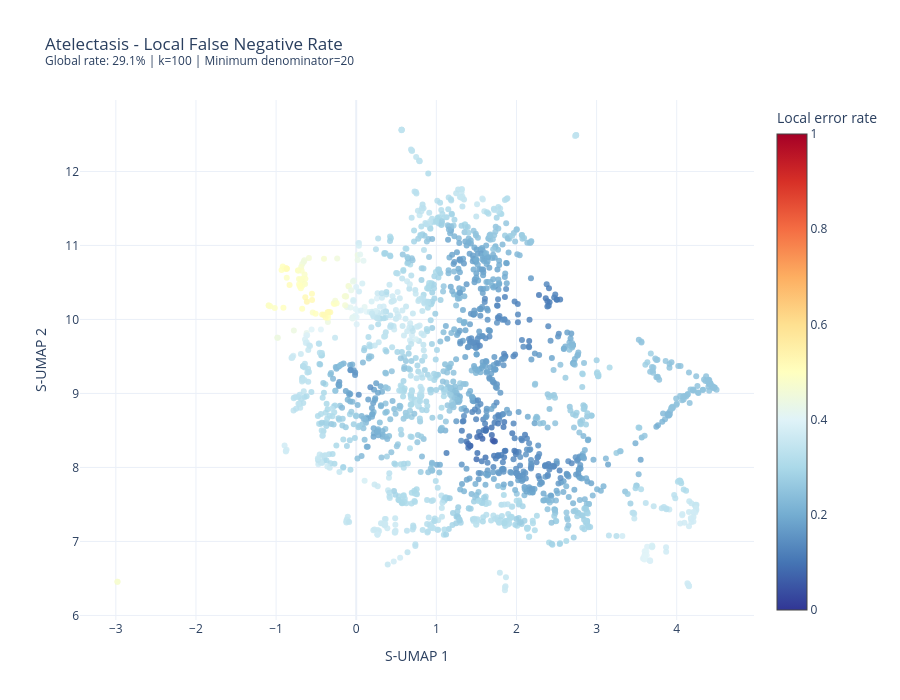
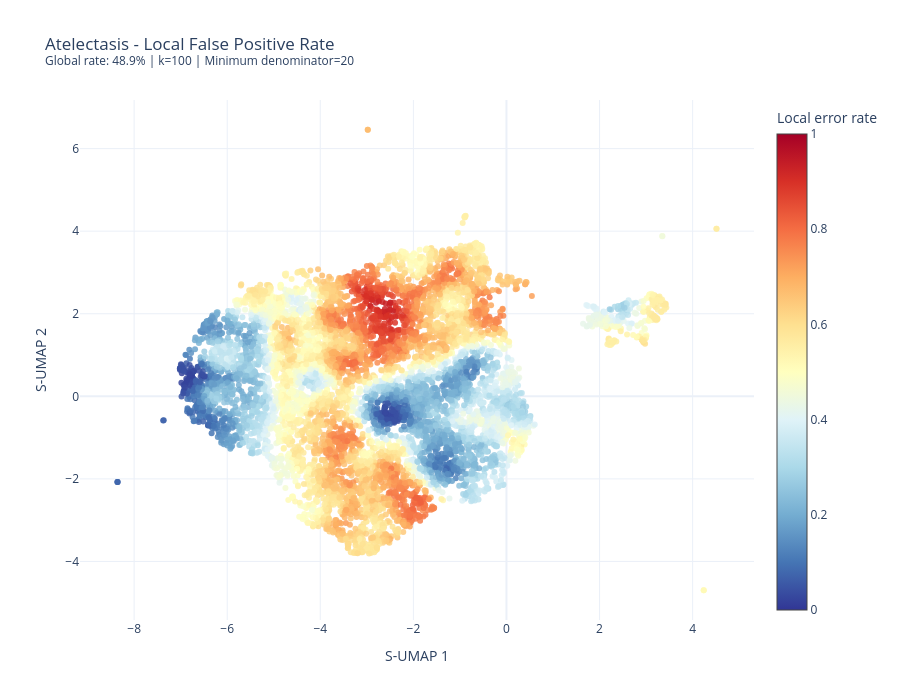
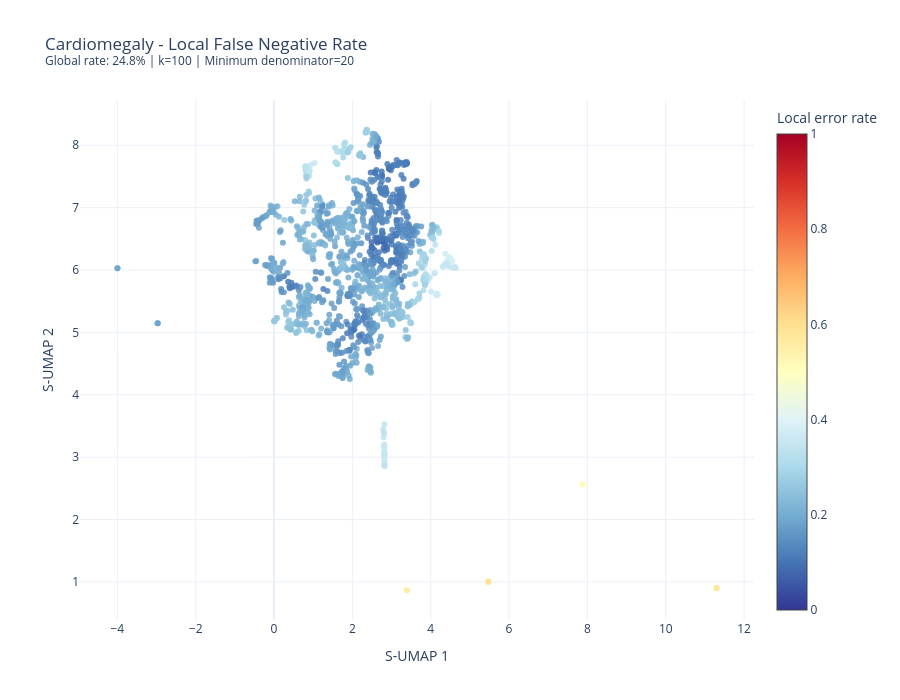
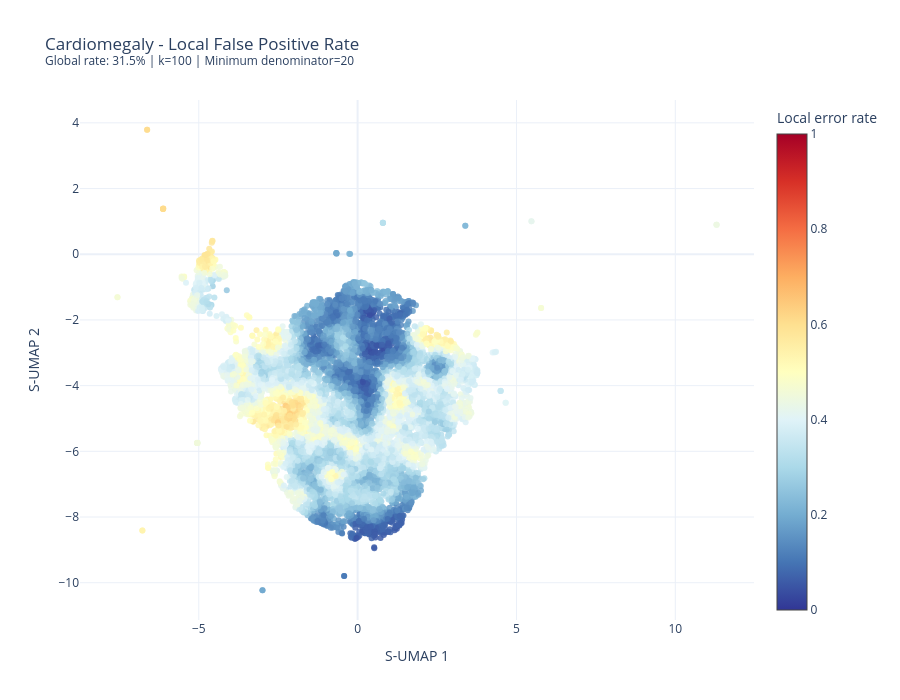

Here is the notebook cell these charts were saved with, in order:
### Code cell
# plot for every pathology
for pathology in XRAY_DATASET.pathologies:


    results = create_local_error_maps(
        projection_method='S-UMAP',
        down_projector=DOWN_PROJECTOR,
        ground_truth=XRAY_LABELS_LIST,
        model_scores=MODEL_SCORE_PREDICTIONS_CONVERTED,
        pathology=pathology,
        label_indices_map=DATASET_LABEL_INDICES_MAP,
        threshold=THRESHOLD,
        k=100,
        min_class_count=20,
        showPlotInNotebook=True,
        output_file=HTML_OUTPUT_FOLDER + f'/{pathology}_local_error.html'
    )

### Figure 1 — Plotly figure (JSON) as saved in the notebook; plotly's stock layout.template omitted (floating-point values rounded to 4 significant figures; data arrays with more than 128 entries replaced by an {"elided": "..."} marker saying what was removed)
{"data": [{"customdata": {"elided": "1844x2 int values"}, "hovertemplate": "Local error rate: %{marker.color:.1%}<br>Errors: %{customdata[0]}<br>Relevant cases: %{customdata[1]}<br><extra></extra>", "marker": {"cmax": 1, "cmin": 0, "color": {"elided": "1844 float values"}, "colorbar": {"title": {"text": "Local error rate"}}, "colorscale": [[0, "rgb(49,54,149)"], [0.1, "rgb(69,117,180)"], [0.2, "rgb(116,173,209)"], [0.3, "rgb(171,217,233)"], [0.4, "rgb(224,243,248)"], [0.5, "rgb(255,255,191)"], [0.6, "rgb(254,224,144)"], [0.7, "rgb(253,174,97)"], [0.8, "rgb(244,109,67)"], [0.9, "rgb(215,48,39)"], [1, "rgb(165,0,38)"]], "opacity": 0.85, "size": 6}, "mode": "markers", "type": "scatter", "x": {"elided": "1844 float values"}, "y": {"elided": "1844 float values"}}], "layout": {"height": 700, "title": {"text": "Atelectasis - Local False Negative Rate<br><sup>Global rate: 29.1% | k=100 | Minimum denominator=20</sup>"}, "width": 900, "xaxis": {"title": {"text": "S-UMAP 1"}}, "yaxis": {"title": {"text": "S-UMAP 2"}}}}

### Figure 2 — Plotly figure (JSON) as saved in the notebook; plotly's stock layout.template omitted (floating-point values rounded to 4 significant figures; data arrays with more than 128 entries replaced by an {"elided": "..."} marker saying what was removed)
{"data": [{"customdata": {"elided": "8158x2 int values"}, "hovertemplate": "Local error rate: %{marker.color:.1%}<br>Errors: %{customdata[0]}<br>Relevant cases: %{customdata[1]}<br><extra></extra>", "marker": {"cmax": 1, "cmin": 0, "color": {"elided": "8158 float values"}, "colorbar": {"title": {"text": "Local error rate"}}, "colorscale": [[0, "rgb(49,54,149)"], [0.1, "rgb(69,117,180)"], [0.2, "rgb(116,173,209)"], [0.3, "rgb(171,217,233)"], [0.4, "rgb(224,243,248)"], [0.5, "rgb(255,255,191)"], [0.6, "rgb(254,224,144)"], [0.7, "rgb(253,174,97)"], [0.8, "rgb(244,109,67)"], [0.9, "rgb(215,48,39)"], [1, "rgb(165,0,38)"]], "opacity": 0.85, "size": 6}, "mode": "markers", "type": "scatter", "x": {"elided": "8158 float values"}, "y": {"elided": "8158 float values"}}], "layout": {"height": 700, "title": {"text": "Atelectasis - Local False Positive Rate<br><sup>Global rate: 48.9% | k=100 | Minimum denominator=20</sup>"}, "width": 900, "xaxis": {"title": {"text": "S-UMAP 1"}}, "yaxis": {"title": {"text": "S-UMAP 2"}}}}

### Figure 3 — Plotly figure (JSON) as saved in the notebook; plotly's stock layout.template omitted (floating-point values rounded to 4 significant figures; data arrays with more than 128 entries replaced by an {"elided": "..."} marker saying what was removed)
{"data": [{"customdata": {"elided": "1360x2 int values"}, "hovertemplate": "Local error rate: %{marker.color:.1%}<br>Errors: %{customdata[0]}<br>Relevant cases: %{customdata[1]}<br><extra></extra>", "marker": {"cmax": 1, "cmin": 0, "color": {"elided": "1360 float values"}, "colorbar": {"title": {"text": "Local error rate"}}, "colorscale": [[0, "rgb(49,54,149)"], [0.1, "rgb(69,117,180)"], [0.2, "rgb(116,173,209)"], [0.3, "rgb(171,217,233)"], [0.4, "rgb(224,243,248)"], [0.5, "rgb(255,255,191)"], [0.6, "rgb(254,224,144)"], [0.7, "rgb(253,174,97)"], [0.8, "rgb(244,109,67)"], [0.9, "rgb(215,48,39)"], [1, "rgb(165,0,38)"]], "opacity": 0.85, "size": 6}, "mode": "markers", "type": "scatter", "x": {"elided": "1360 float values"}, "y": {"elided": "1360 float values"}}], "layout": {"height": 700, "title": {"text": "Cardiomegaly - Local False Negative Rate<br><sup>Global rate: 24.8% | k=100 | Minimum denominator=20</sup>"}, "width": 900, "xaxis": {"title": {"text": "S-UMAP 1"}}, "yaxis": {"title": {"text": "S-UMAP 2"}}}}

### Figure 4 — Plotly figure (JSON) as saved in the notebook; plotly's stock layout.template omitted (floating-point values rounded to 4 significant figures; data arrays with more than 128 entries replaced by an {"elided": "..."} marker saying what was removed)
{"data": [{"customdata": {"elided": "8647x2 int values"}, "hovertemplate": "Local error rate: %{marker.color:.1%}<br>Errors: %{customdata[0]}<br>Relevant cases: %{customdata[1]}<br><extra></extra>", "marker": {"cmax": 1, "cmin": 0, "color": {"elided": "8647 float values"}, "colorbar": {"title": {"text": "Local error rate"}}, "colorscale": [[0, "rgb(49,54,149)"], [0.1, "rgb(69,117,180)"], [0.2, "rgb(116,173,209)"], [0.3, "rgb(171,217,233)"], [0.4, "rgb(224,243,248)"], [0.5, "rgb(255,255,191)"], [0.6, "rgb(254,224,144)"], [0.7, "rgb(253,174,97)"], [0.8, "rgb(244,109,67)"], [0.9, "rgb(215,48,39)"], [1, "rgb(165,0,38)"]], "opacity": 0.85, "size": 6}, "mode": "markers", "type": "scatter", "x": {"elided": "8647 float values"}, "y": {"elided": "8647 float values"}}], "layout": {"height": 700, "title": {"text": "Cardiomegaly - Local False Positive Rate<br><sup>Global rate: 31.5% | k=100 | Minimum denominator=20</sup>"}, "width": 900, "xaxis": {"title": {"text": "S-UMAP 1"}}, "yaxis": {"title": {"text": "S-UMAP 2"}}}}
